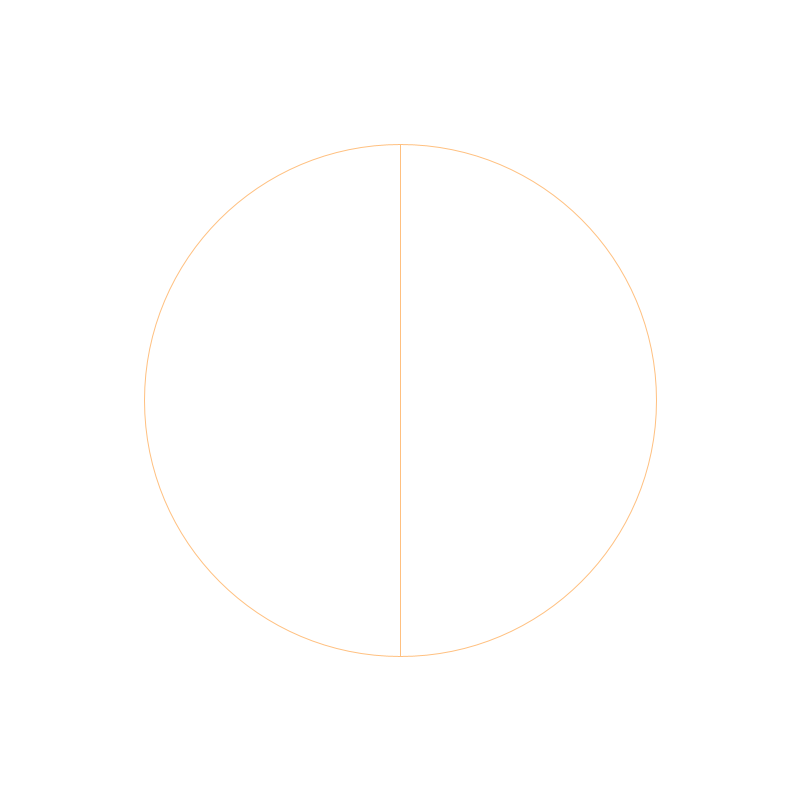
Frame 1 (no input)
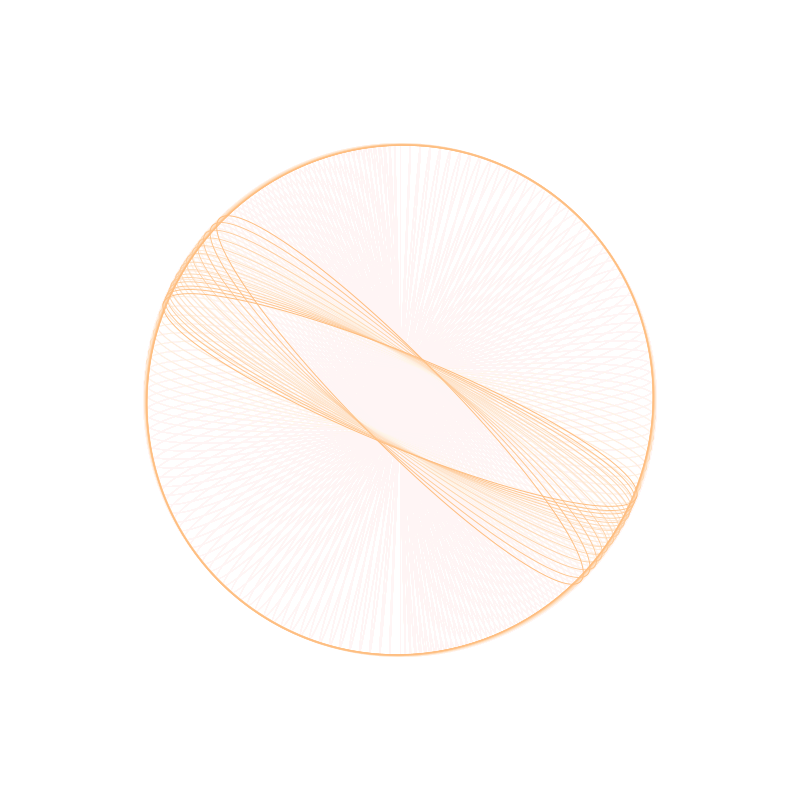
Frame 60 (the mouse pressed at the canvas centre just before this capture)
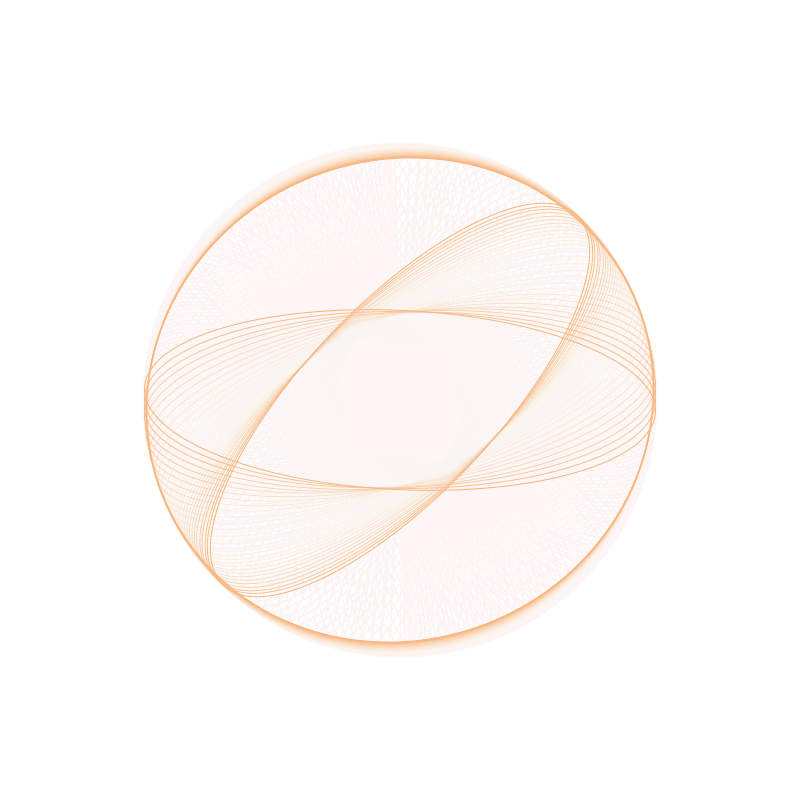
Frame 120 (the mouse held since frame 60 and released just before this capture)

The Processing sketch that drew these frames (run headless with seeded random() and noise(); from frame 60 on, the mouse is pressed at the canvas centre):

// Processing sketch: processing_47288
// ── processing_47288.pde

float a1, a2, a3;
float n;
float z;
color c;

void setup()
{
  size(800, 800);
  colorMode(RGB, 255);
  background(255);
  smooth();
  
  a1 = a2 = a3 = 0;
  n = random(255);
  z = 0;
  c = color(120, 180, 160);
}

void draw()
{
  fill(255, 12);
  stroke(255, 12);
  rect(0, 0, width, height);
  
  c = color(cos(z)*128+128, cos(z)*192, cos(z)*64+64);
  stroke(c, 255);
  translate(width/2, height/2);
  pushMatrix();
  rotate(a1);
  ellipse(0, 0, cos(z)*512, 512);
  popMatrix();
  pushMatrix();
  rotate(a3);
  c = color(cos(z)*128+128, cos(z)*192, cos(z)*64+64);
  stroke(c, 255);
  ellipse(0, 0, sin(z)*512, 512);
  popMatrix();
  rotate(-a2);
  c = color(cos(z)*128+128, cos(z)*192, cos(z)*64+64);
  stroke(c, 255);
  ellipse(0, 0, tan(z)*512, 512);
  
  a1 = (a1+0.01)%TWO_PI;
  a2 = (a2+0.02)%TWO_PI;
  a3 = (a3+0.04)%TWO_PI;
  z = (z+0.003)%TWO_PI;
  n = n+0.01;
}
